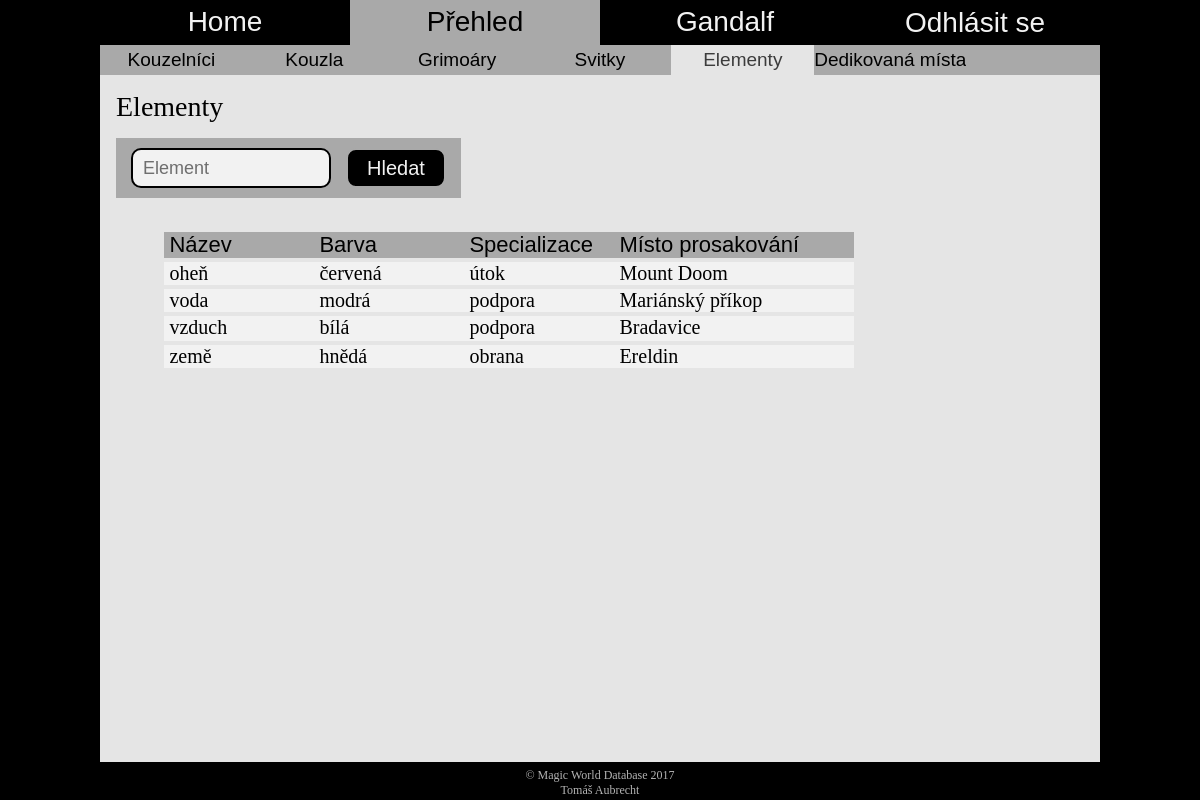
The page /overview_elements.php (signed in) on the database its author committed.
### tables this page shows
CREATE TABLE IF NOT EXISTS `Element` (
  `druh` varchar(32) NOT NULL,
  `specializace` varchar(32) NOT NULL,
  `barva` varchar(32) NOT NULL,
  PRIMARY KEY (`druh`)
);

CREATE TABLE IF NOT EXISTS `Ded_misto` (
  `jmeno` varchar(100) NOT NULL,
  `druh` varchar(32) NOT NULL,
  `procento` int(11) NOT NULL,
  PRIMARY KEY (`jmeno`),
  KEY `druh` (`druh`)
);

### overview_elements.php (the view, shortened to what this page needs)
<?
	include("header.php");
?>
<header>
	<nav class="main-menu">
		<a href="home.php">Home</a>
		<a href="#" class="selected">Přehled</a>
		<a href="profile_overview"><? echo $_SESSION['login']?></a>
		<form method="get">
			<input type="submit" name="logout" value="Odhlásit se">
		</form>
	</nav>
	<nav class="sub-menu">
		<a href="overview_wizards.php">Kouzelníci</a>
		<a href="overview_spells.php">Kouzla</a>
		<a href="overview_spellbooks.php">Grimoáry</a>
		<a href="overview_scrolls.php">Svitky</a>
		<a href="overview_elements.php" class="selected">Elementy</a>
		<a href="overview_ded_places.php">Dedikovaná místa</a>
	</nav>
</header>
<div class="content">
	<h1>Elementy</h1>
	<div class="search">
		<form method="get">
			<input type="text" placeholder="Element" name="element" value="<? if(isset($_GET['search'])) echo $_GET['element'] ?>">
			<input type="submit" name="search" value="Hledat" class="button">
		</form>
	</div>
	<div class="table" style="min-width:750px">
		<?php
			include("connect_to_db.php");
			$form ='<div class="table_head">
						<span>Název</span>
						<span>Barva</span>
						<span>Specializace</span>
						<span style="width:240px">Místo prosakování</span>
					</div>';
			$sqlQuery = 'SELECT * FROM Element';
			$result = mysql_query($sqlQuery, $db);
			$found_any = FALSE;
			while ($row = mysql_fetch_array($result))
			{
				if (isset($_GET['search']))
				{
					if ($_GET['element'] == $row['druh'] or $_GET['element'] == $row['barva'] or $_GET['element'] == $row['specializace'] or $_GET['element'] == "")
					{
						$found_any = TRUE;
						$form .= '<br><div class="table_content">
										<span>' .$row['druh']. '</span>
										<span>' .$row['barva']. '</span>
										<span>' .$row['specializace']. '</span>
										<span style="width:240px">';
										$sqlQuery = 'SELECT jmeno FROM Ded_misto WHERE druh=\''.$row['druh'].'\'';
										$result2 = mysql_query($sqlQuery, $db);
										if (mysql_num_rows($result2) == 0)
											$form .= 'žádné';
										else
										{
											while ($row2 = mysql_fetch_array($result2))
											{
												$form .= '<a href="overview_ded_places.php?place='.$row2['jmeno'].'&search=Hledat">'.$row2['jmeno'].'</a><br>';
											}
										}
						$form .= '</span></div>';
						if ($_SESSION['login'] == "admin")
						{
							$form .= '	<a href="overview_edit.php?table=Element" class="edit_pic" onclick="set_cookie(\'id\', \''. $row['druh'] .'\')">
											<img src="https://www.stud.fit.vutbr.cz/~xaubre02/pic/edit.png" Title="Upravit">
										</a>
										<a href="overview_delete.php?ozn=element&table=Element&item=druh" class="edit_pic" onclick="set_cookie(\'id\', \''. $row['druh'] .'\')">
											<img src="https://www.stud.fit.vutbr.cz/~xaubre02/pic/delete.png" Title="Odstranit">
										</a>';
							setcookie("last_page", basename($_SERVER['PHP_SELF']));
						}
					}
				}
				else
				{
					$found_any = TRUE;
					$form .= '<br><div class="table_content">
								<span>' .$row['druh']. '</span>
								<span>' .$row['barva']. '</span>
								<span>' .$row['specializace']. '</span>
								<span style="width:240px">';
								$sqlQuery = 'SELECT jmeno FROM Ded_misto WHERE druh=\''.$row['druh'].'\'';
								$result2 = mysql_query($sqlQuery, $db);
								if (mysql_num_rows($result2) == 0)
									$form .= 'žádné';
								else
								{
									while ($row2 = mysql_fetch_array($result2))
									{
										$form .= '<a href="overview_ded_places.php?place='.$row2['jmeno'].'&search=Hledat">'.$row2['jmeno'].'</a><br>';
									}
								}
					$form .= '</span></div>';
				}
			}
			if ($found_any)
				echo $form;
			else
				echo '<div class="table_head"><span class="table_msg">Nebyly nalezeny žádné výsledky</span></div>';
		?>
	</div>
</div>
<? include("footer.php"); ?>

### header.php (shortened to what this page needs)
<!DOCTYPE html>
<html lang="cs">
	<head>
		<link rel="stylesheet" type="text/css" href="css/style.css">
		<link rel="stylesheet" href="//code.jquery.com/ui/1.12.1/themes/base/jquery-ui.css">
	</head>
	<body>
		<div class="wrapper">

### footer.php
			<footer class="black">
				<p>© Magic World Database 2017<br>Tomáš Aubrecht</p>
			</footer>
		</div>
	</body>
</html>

### css/style.css (style rules this page uses)
.black, .hover-black:hover { color: #fff !important; background-color: #000 !important }
html { padding: 0; margin: 0; min-height: 100%; box-sizing: border-box; overflow: auto; }
*, *:before, *:after { box-sizing: inherit; overflow: hidden; padding: 0; margin: 0; }
a { text-decoration: none; }
body { padding: 0; margin: 0; background: #000 url("https://www.stud.fit.vutbr.cz/~xaubre02/pic/magic_forest.png") no-repeat fixed center !important; background-size: cover !important; max-width: 65vw !important; min-width: 1000px; min-height: 480px; width: 100% !important; height: 100%; overflow: auto; margin: auto !important; }
.wrapper { min-height: 100vh; height: 100%; position: relative; margin: 0 auto; }
.button { float: left; width: 47.5%; height: 55px; font-size: 23px; font-family: Impact, Charcoal, sans-serif; color: white; background-color: black; border: 2px #b3b3b3 solid; border-radius: 16px; transition: color .4s, border-color .4s, background-color .4s; outline: none; }
header { width: 100%; height: 75px; opacity: 0.95; }
.main-menu { width: 100%; height: 60%; font-size: 28px; font-family: Impact, Charcoal, sans-serif; background-color: black; }
.main-menu a, .main-menu form { float: left; color: white; width: 25%; height: 100%; text-align: center; transition: color .4s, background-color .4s; }
.main-menu a { padding-top: 6px; }
.main-menu input { width: 100%; height: 100%; font-size: 28px; font-family: Impact, Charcoal, sans-serif; background-color: black; border: none; outline: none; color: white; transition: color .4s, background-color .4s; }
.main-menu .selected, .main-menu .selected:hover { background-color: #b3b3b3; color: black; }
.sub-menu { width: 100%; height: 40%; font-size: 19px; font-family: Impact, Charcoal, sans-serif; background-color: #b3b3b3; }
.sub-menu a { float: left; min-width: 14.2857%; height: 100%; color: black; text-align: center; padding-top: 4px; transition: color .4s, background-color .4s; }
.sub-menu a:hover, .sub-menu .selected { background-color: #f2f2f2; color: #404040; }
.content { overflow: auto; width: 100%; min-height: calc(100vh - 113px); background-color: #f2f2f2; opacity: 0.95; padding: 16px; margin-bottom: 38px; }
.content h1 { font-family: Impact; font-size: 28px; font-weight: 100; margin-bottom: 15px; }
.content a { color: black; font-weight: bold; }
.content form { margin: 64px auto; width: 50%; }
.content form .button { float: left; width: 142px; margin-top: 30px; margin-left: calc(50% - 71px); color: white; text-align: center; font-weight: normal; }
.search { display: inline-block; background-color: #b3b3b3; padding: 10px 15px; }
.search form { margin: 0; padding: 0; width: 100%; height: 100%; }
.search input { float: left; border-radius: 10px !important; }
.search form input:first-child { width: 200px; height: 40px; font-size: 18px; padding: 0 10px; border: 2px black solid; border-radius: 12px; margin-right: 15px; outline: none; font-family: Impact, Charcoal, sans-serif; }
.search form .button { margin: 0; padding: 0; height: 40px; width: 100px; font-size: 20px; }
.table { text-align: left; margin: auto; margin-top: 30px; width: 90%; min-width: 1090px; }
.table_head { display: inline-block; margin: auto; font-size: 22px; font-family: Impact, Charcoal, sans-serif; background-color: #b3b3b3; }
.table span { float: left; padding-left: 5px; width: 150px; transition: height .3s; }
.table_content { margin: auto; max-height: 25px; display: inline-block; background-color: white; transition: color .4s, background-color .4s, max-height .4s; }
.table_content span { font-size: 20px; max-height: inherit; overflow: auto; }
.table_content a , .table_content a span { font-weight: normal; color: black; transition: color .4s; }
footer { position: absolute; bottom: 0; width: 100%; height: 38px; text-align: center; font-size: 12px; padding-top: 6px; opacity: 0.7; }

### rows shown on the page
element: druh "oheň", barva "červená", specializace "útok"
ded_misto: jmeno "Mount Doom"
element: druh "voda", barva "modrá", specializace "podpora"
ded_misto: jmeno "Mariánský příkop"
element: druh "vzduch", barva "bílá", specializace "podpora"
ded_misto: jmeno "Bradavice"
element: druh "země", barva "hnědá", specializace "obrana"
ded_misto: jmeno "Ereldin"

### other values the page prints
$_SESSION['login'] "Gandalf"
